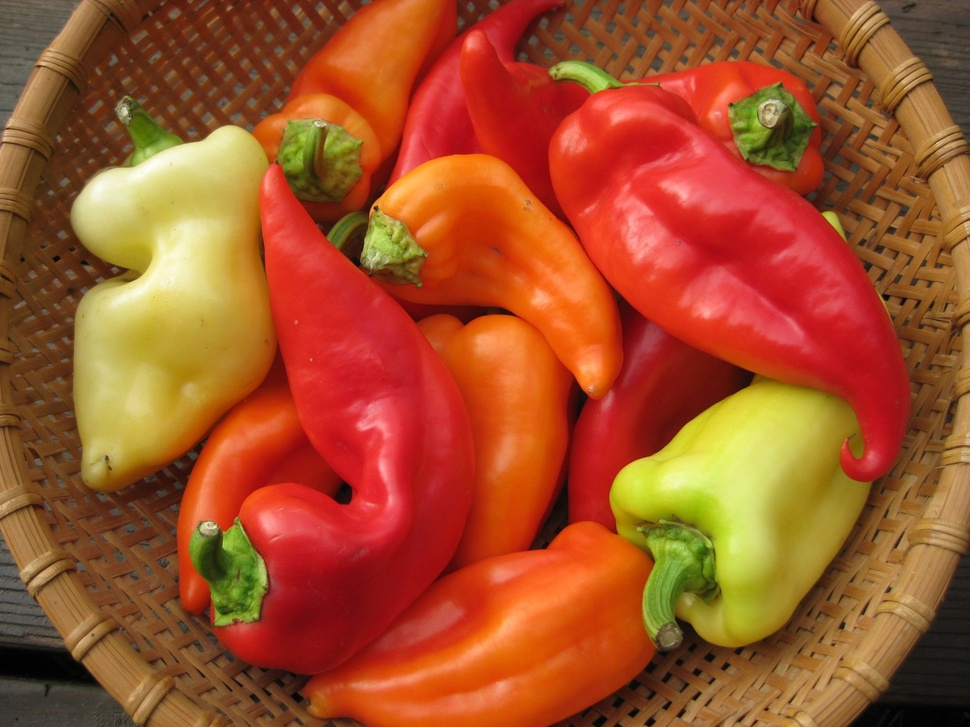
%> input picture HW4/peppers.jpg, 970 x 727 px, shrunk from 2048 x 1536 before the run
$ octave --eval "df(imread('../peppers.jpg'));"   (GNU Octave 9; MATLAB toolbox functions it lacks are replaced by stand-ins)
%> lines starting %> are read from the running program, lines starting %| are printed output that depends on the picture
function df (im)

% Prewitt and Sobel derivatives
% im: grayscale image

hp_horz = fspecial ('prewitt'); %df/dy: measure change vertically so horiz edge
hp_vert = hp_horz';
im_horz_prew = imfilter (im, hp_horz);
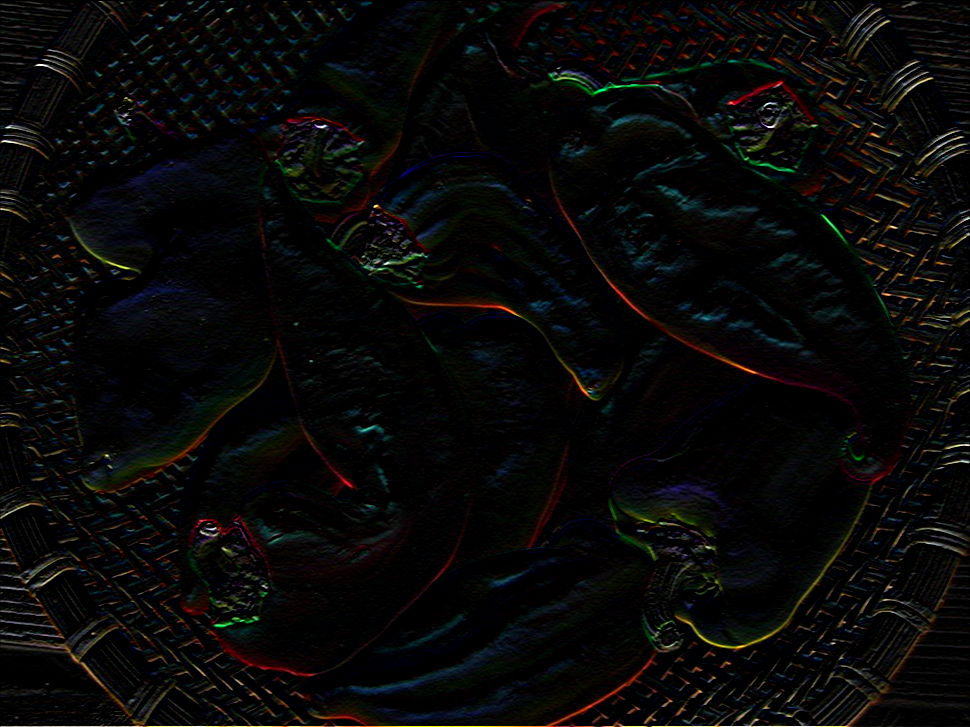
%> im_horz_prew: size 727x970x3 uint8; mean R, G, B 8.5, 8.3, 7.5
im_vert_prew = imfilter (im, hp_vert);
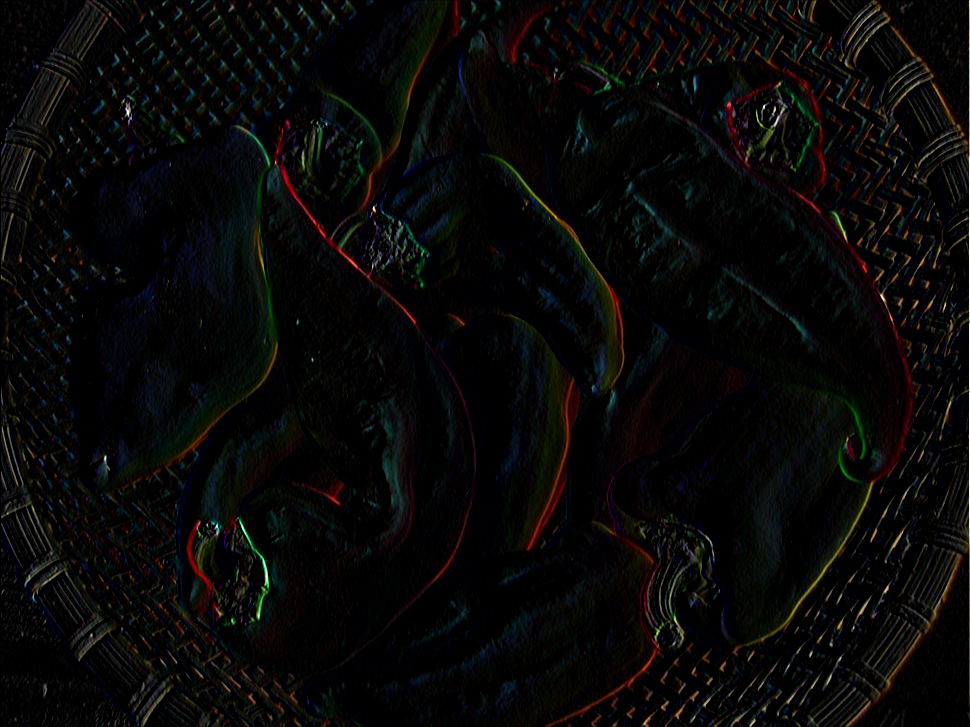
%> im_vert_prew: size 727x970x3 uint8; mean R, G, B 8.4, 8, 7.1

hs_horz = fspecial ('sobel'); %df/dy: measure change vertically so horiz edge
hs_vert  = hs_horz';
im_horz_sobel  = imfilter (im, hs_horz);
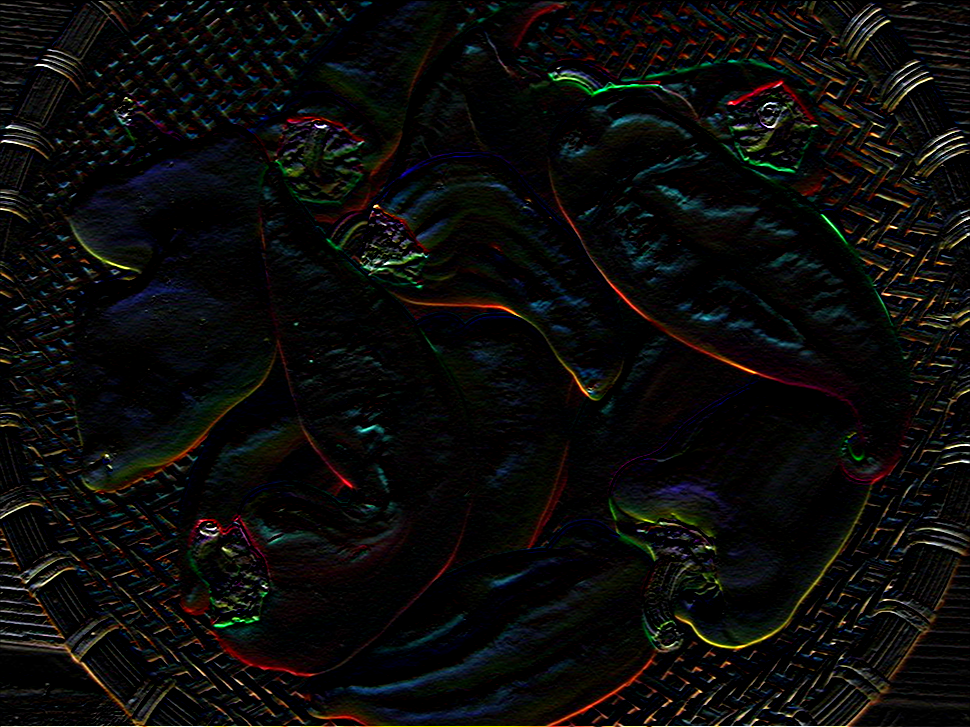
%> im_horz_sobel: size 727x970x3 uint8; mean R, G, B 11.4, 11.1, 10.2
im_vert_sobel  = imfilter (im, hs_vert);
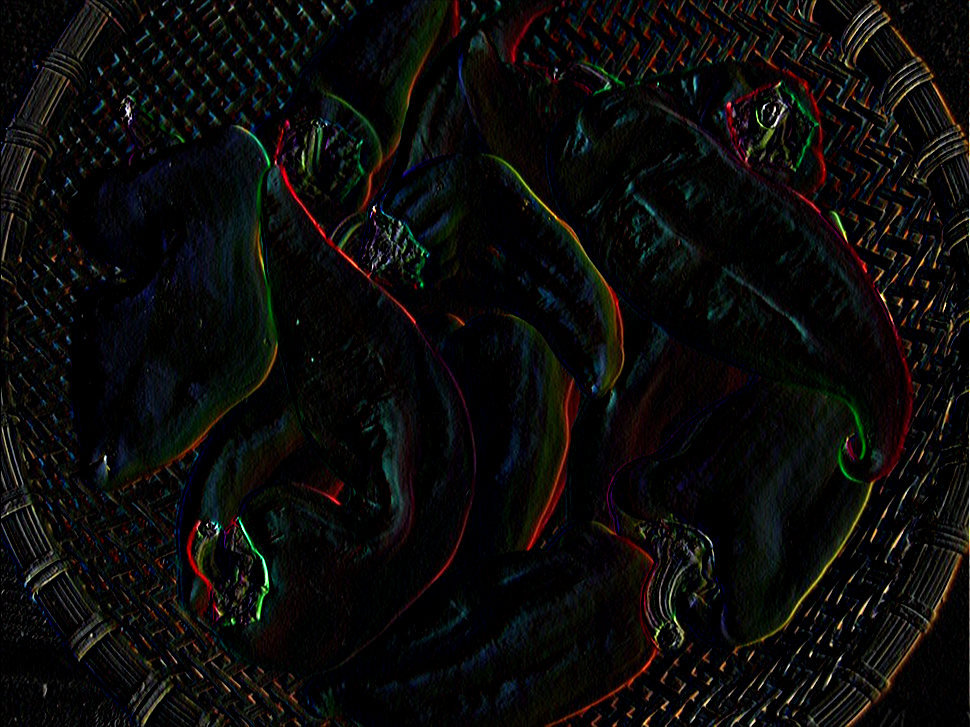
%> im_vert_sobel: size 727x970x3 uint8; mean R, G, B 11.3, 10.8, 9.7

subplot (2,2,1); imshow (im_horz_prew); title ('Prewitt, horizontal edges');
subplot (2,2,2); imshow (im_vert_prew); title ('Prewitt, vertical edges');
subplot (2,2,3); imshow (im_horz_sobel); title ('Sobel, horizontal edges');
subplot (2,2,4); imshow (im_vert_sobel); title ('Sobel, vertical edges');
